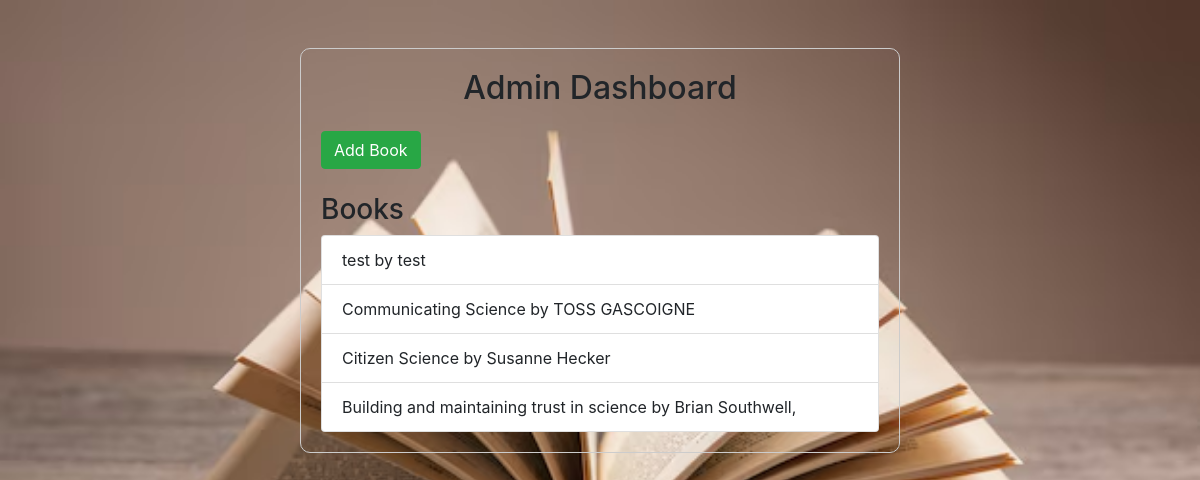
The page /admin (signed in) on the database its author committed.
### app.py (models this page shows)
class Book(db.Model):
    id = db.Column(db.Integer, primary_key=True)
    title = db.Column(db.String(200), nullable=False)
    author = db.Column(db.String(100), nullable=False)
    file_path = db.Column(db.String(200), nullable=False)

### app.py (the view)
@app.route('/admin')
def admin_dashboard():
    if 'user_id' not in session or session.get('role') != 'admin':
        return redirect(url_for('login'))
    books = Book.query.all()
    return render_template('admin.html', books=books)

### app.py (called while the page is built)
@app.teardown_appcontext
def shutdown_session(exception=None):
    db.session.remove()

### templates/admin.html (shortened to what this page needs)
<!DOCTYPE html>
<html lang="en">
<head>
    <link rel="stylesheet" href="https://stackpath.bootstrapcdn.com/bootstrap/4.5.2/css/bootstrap.min.css">
    <link rel="stylesheet" href="{{ url_for('static', filename='styles.css') }}">
</head>
<body>
    <div class="container mt-5">
        <h2 class="mb-4">Admin Dashboard</h2>
        <a href="{{ url_for('add_book') }}" class="btn btn-success mb-4">Add Book</a>
        <h3>Books</h3>
        <ul class="list-group">
            {% for book in books %}
            <li class="list-group-item">{{ book.title }} by {{ book.author }}</li>
            {% endfor %}
        </ul>
    </div>
</body>
</html>

### static/styles.css (style rules this page uses)
.container { max-width: 600px; margin: 0 auto; padding: 20px; border: 1px solid #ccc; border-radius: 10px; }
h2 { text-align: center; }

### templates/admin.html (style rules this page uses)
body { background-image: url('/static/images/pic.avif'); background-size: cover; background-repeat: no-repeat; background-attachment: fixed; background-color: #f8f9fa; }

### rows shown on the page
Book: title "test", author "test"
Book: title "Communicating Science", author "TOSS GASCOIGNE"
Book: title "Citizen Science", author "Susanne Hecker"
Book: title "Building and maintaining trust in science", author "Brian Southwell,"
